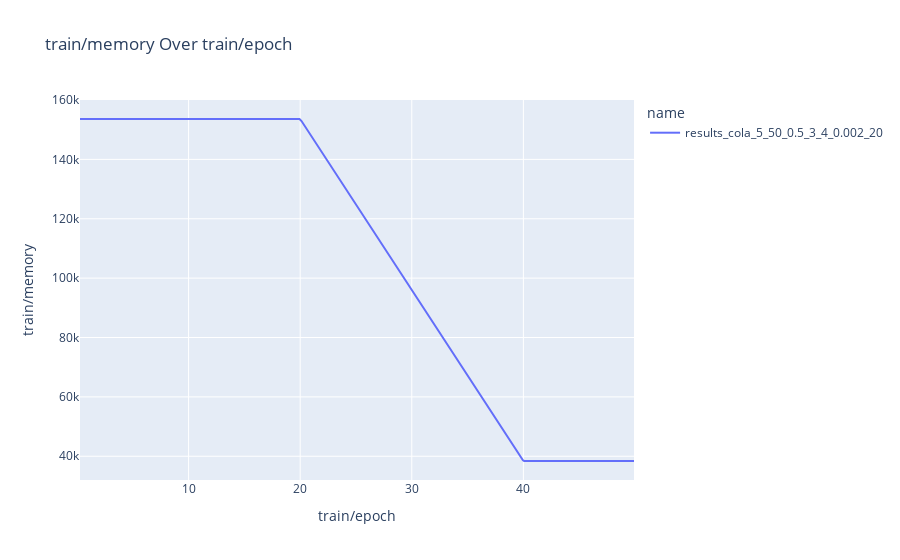

The notebook cell saved with this chart:
### Markdown cell above
Initial rank is 40, epochs 0-19 rank 40, epochs 20-39 rank 40->20, epoch 40-49 rank 20. 
rank_allocation_weights initialized to random, same scheduling, discrete rank on the last epoch, rank_min is 5, rank_max is 50

### Code cell
fetch_and_plot_wandb_runs(
    entity="mallahova",
    project="adalora_rank_start_40_rank_20_random",
    metric="train/memory",
    x_axis="train/epoch",
    interactive=True,
    starts_with="results_cola_5_50",
    num_runs=1
)

### Figure 1 — Plotly figure (JSON) as saved in the notebook; plotly's stock layout.template omitted (floating-point values rounded to 4 significant figures; data arrays with more than 128 entries replaced by an {"elided": "..."} marker saying what was removed)
{"data": [{"hovertemplate": "name=results_cola_5_50_0.5_3_4_0.002_20<br>train/epoch=%{x}<br>train/memory=%{y}<extra></extra>", "legendgroup": "results_cola_5_50_0.5_3_4_0.002_20", "line": {"color": "#636efa", "dash": "solid"}, "marker": {"symbol": "circle"}, "mode": "lines", "name": "results_cola_5_50_0.5_3_4_0.002_20", "orientation": "v", "showlegend": true, "type": "scatter", "x": {"elided": "500 float values"}, "xaxis": "x", "y": {"elided": "500 float values"}, "yaxis": "y"}], "layout": {"legend": {"title": {"text": "name"}, "tracegroupgap": 0}, "title": {"text": "train/memory Over train/epoch"}, "xaxis": {"anchor": "y", "domain": [0, 1], "title": {"text": "train/epoch"}}, "yaxis": {"anchor": "x", "domain": [0, 1], "title": {"text": "train/memory"}}}}
